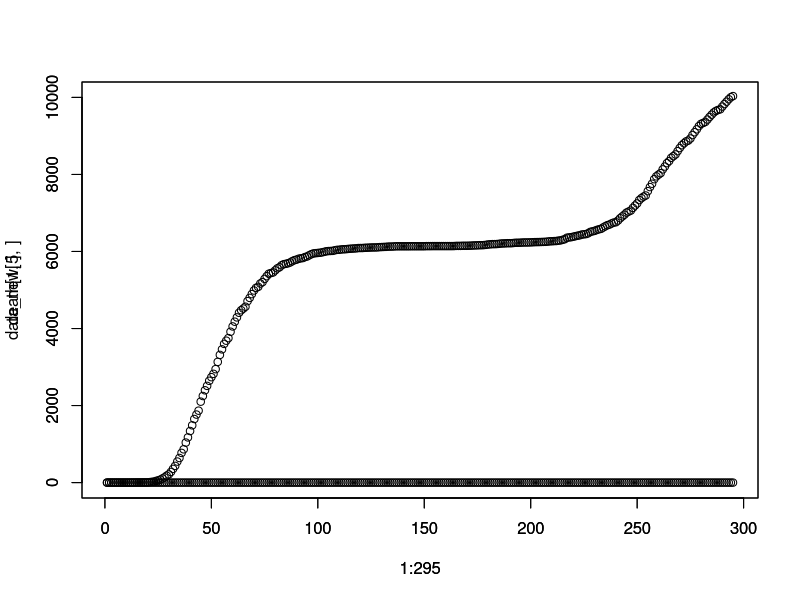

The R script that drew this image:
data = read.csv('integration.txt',header = FALSE, sep = " ")
death = read.table('day_data.csv',header = FALSE, sep = ",")

data = data[,-296]
death = death[,-1]

data_new = data
for (i in 2:295) {
  data_new[5,i] = data[5,i] - data[5,i]
}




plot(x = 1:295, death[1,], xlim = c(1, 295), ylim=range(c(0,10000)))
par(new = TRUE)
plot(x = 1:295, data_new[5,], xlim = c(1, 295), ylim=range(c(0,10000)))

